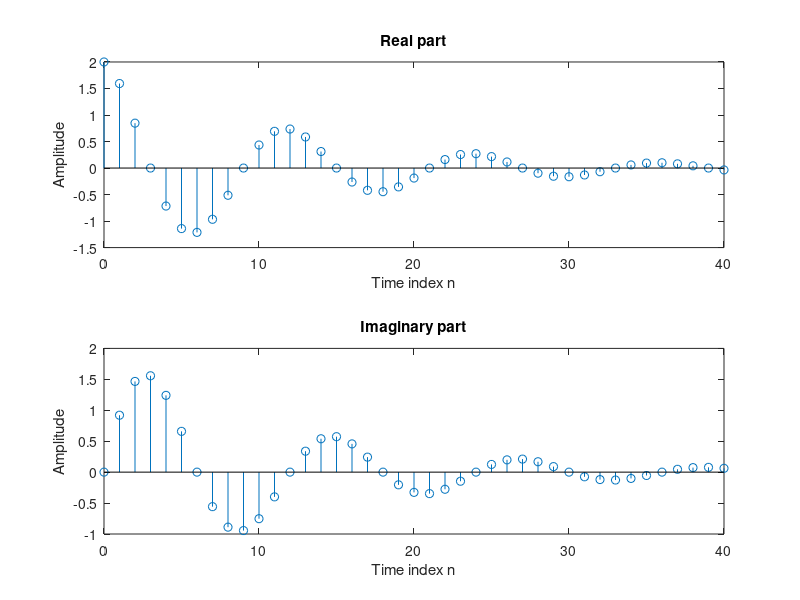

Reproduce this figure in MATLAB.
% Complex exponential Signal
clf;
c = -(1/12)+(pi/6)*i;
K = 2;
n = 0:40;
x = K*exp(c*n);
subplot(2,1,1); % 2,1: 1 x
stem(n, real(x));
xlabel('Time index n'); ylabel('Amplitude');
title('Real part');
subplot(2,1,2); % 2,1: x 2
stem(n, imag(x))
xlabel('Time index n'); ylabel('Amplitude');
title('Imaginary part');